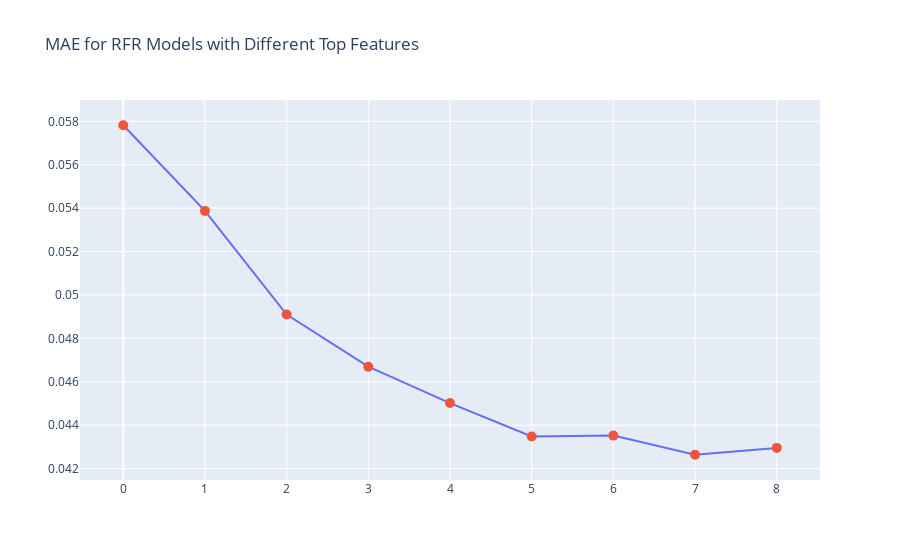

Notebook code cell kept with this figure:
### Code cell
plot_model_stats(df_model_stats, 'MAE', 'MAE for RFR Models with Different Top Features')

### Figure 1 — Plotly figure (JSON) as saved in the notebook; plotly's stock layout.template omitted (floating-point values rounded to 4 significant figures)
{"data": [{"mode": "lines", "showlegend": false, "type": "scatter", "x": [0, 1, 2, 3, 4, 5, 6, 7, 8], "y": [0.05782, 0.05387, 0.0491, 0.0467, 0.04502, 0.04348, 0.04352, 0.04264, 0.04296]}, {"hoverinfo": "text", "hovertext": ["top_feature<br>MAE: 0.05782", "top_2_feats<br>MAE: 0.053873", "top_3_feats<br>MAE: 0.049098", "top_4_feats<br>MAE: 0.046697", "top_5_feats<br>MAE: 0.045021", "top_6_feats<br>MAE: 0.04348", "top_7_feats<br>MAE: 0.043522", "top_8_feats<br>MAE: 0.04264", "all_feats<br>MAE: 0.042955"], "marker": {"size": 10}, "mode": "markers", "showlegend": false, "type": "scatter", "x": [0, 1, 2, 3, 4, 5, 6, 7, 8], "y": [0.05782, 0.05387, 0.0491, 0.0467, 0.04502, 0.04348, 0.04352, 0.04264, 0.04296]}], "layout": {"title": {"text": "MAE for RFR Models with Different Top Features"}}}
